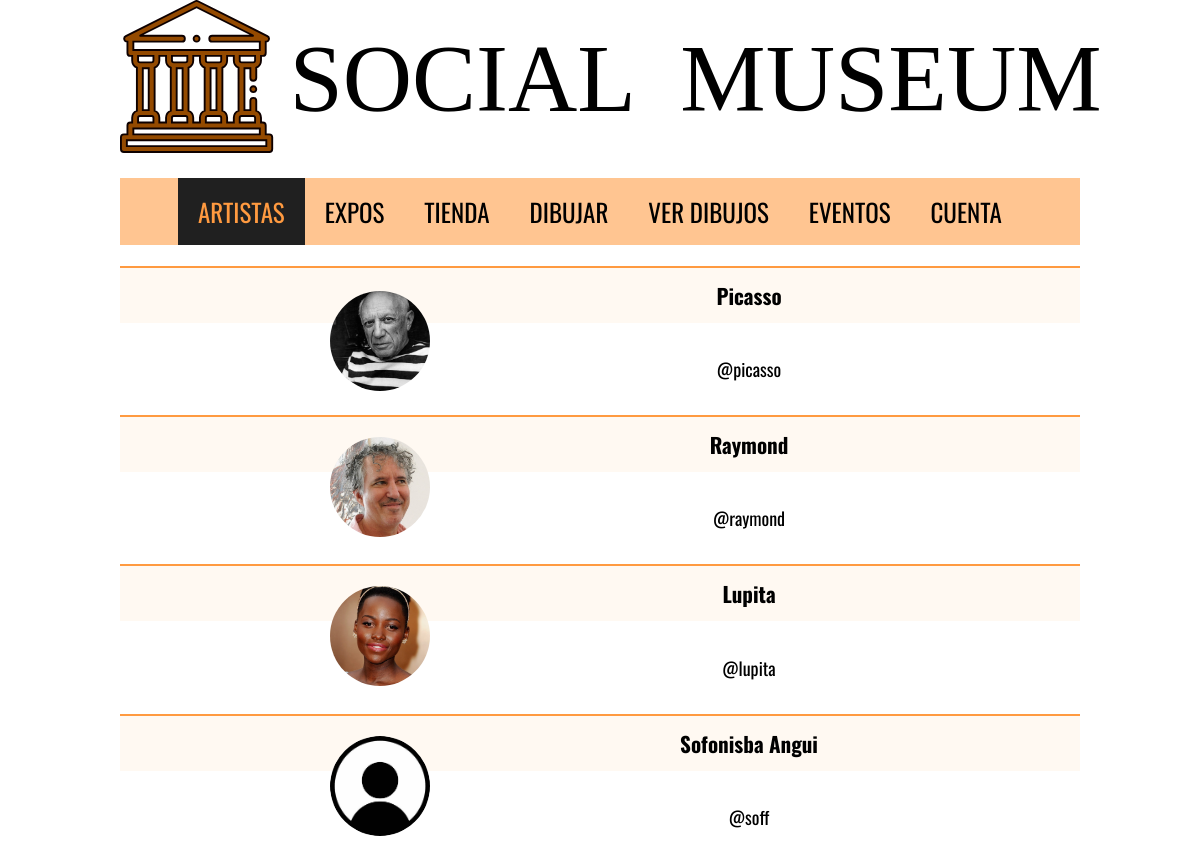
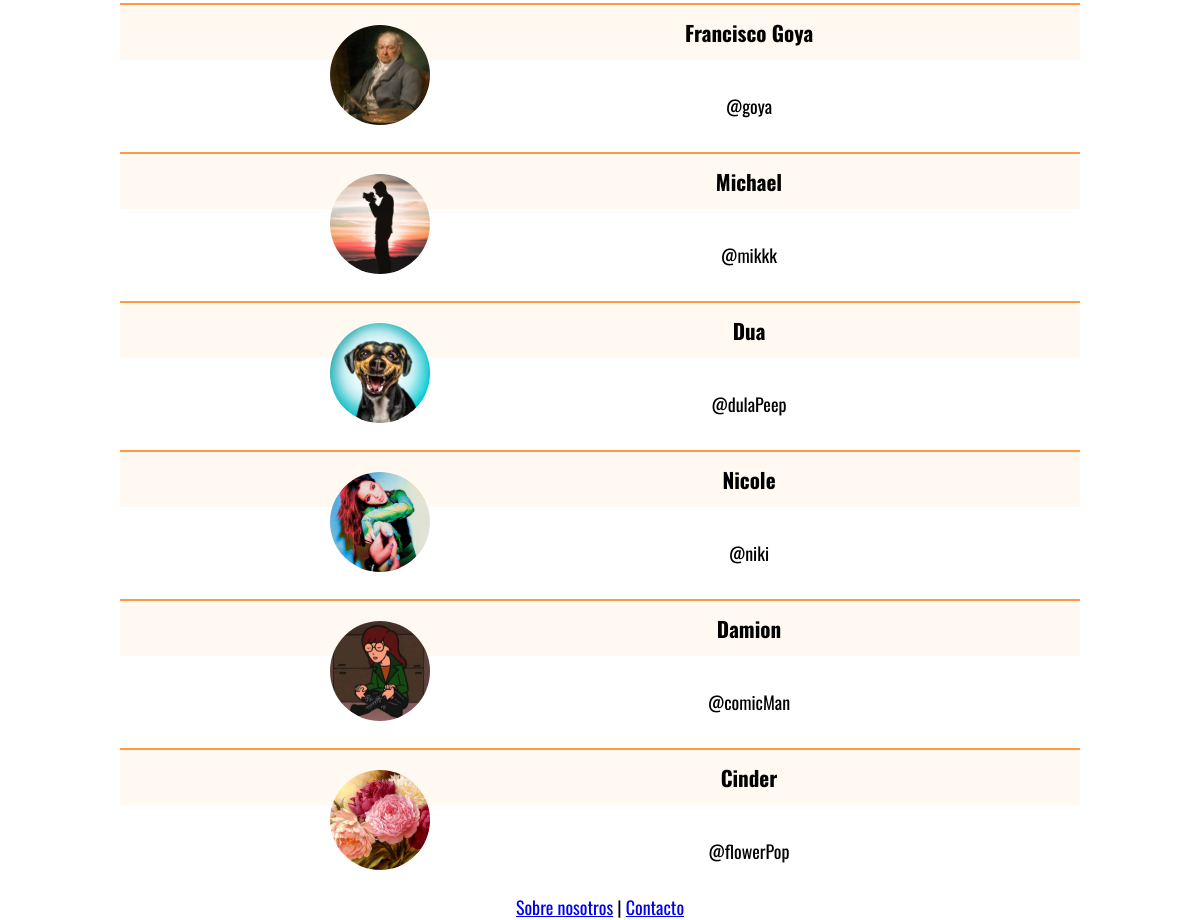
The app's page /artistas.php (signed in) with its own data (2 pictures, top to bottom).
### tables this page shows
CREATE TABLE `usuarios` (
  `id` int(11) NOT NULL,
  `nick` varchar(40) NOT NULL,
  `nombre` varchar(15) NOT NULL,
  `password` varchar(255) NOT NULL,
  `rol` varchar(10) NOT NULL,
  `premium` tinyint(1) NOT NULL DEFAULT 0,
  `avatar` tinyint(1) NOT NULL DEFAULT 0
);

### includes/Usuario.php (called while the page is built, shortened)
<?php
class Usuario
{
	private $id;
    private $nombre;
	 private function __construct($nick, $nombre, $password, $rol, $premium)
    {
        $this->nombre = $nombre;
    }
	public function id(){return $this->id;}
	public function nombre(){return $this->nombre;}
	public static function buscaUsuario($nick)
    {
        $app = Aplicacion::getInstance();
        $conn = $app->conexionBd();
        $query = sprintf("SELECT * FROM Usuarios U WHERE U.nick = '%s'", $conn->real_escape_string($nick));
        $rs = $conn->query($query);
        $result = false;
        if ($rs) {
            if ( $rs->num_rows == 1) {
                $fila = $rs->fetch_assoc();
                $user = new Usuario($fila['nick'], $fila['nombre'], $fila['password'], $fila['rol'], $fila['premium']);
                $user->avatar = $fila['avatar'];
				$user->id = $fila['id'];
                $result = $user;
            }
        } else {
            echo "Error al consultar en la BD: (" . $conn->errno . ") " . utf8_encode($conn->error);
            exit();
        }
        return $result;
    }
	public static function todosArtistas(){
        $query = sprintf("SELECT nick FROM Usuarios WHERE rol = 'artist'");
        $artistas = self:: consulta($query);
		return $artistas;
	}
	private static function consulta($query){
		$app = Aplicacion::getInstance();
        $conn = $app->conexionBd();
        $rs = $conn->prepare($query);
        $rs->execute();
		return $rs->get_result();
	}
}

### includes/MostradorArtistas.php (the view, shortened to what this page needs)
<?php
class MostradorArtistas{
    public function muestra(){
		$artistas = Usuario::todosArtistas();
        $filas = $artistas->num_rows;
        $html = "";
        if($filas == 0){
            $html = <<<EOF
                <p> ¡No hay artistas! </p>
            EOF;
        }
        else{
            foreach($artistas as $artista){
                $nick = $artista['nick'] ?? null;
                $artista = self::muestraArtista($nick);
                $html .= <<<EOF
                <a href="perfilArtista.php?artist=$nick">$artista</a>
             EOF;
                }
            }
            return $html;
        }
	public function muestraArtista($nick){
		$artista = Usuario::buscaUsuario($nick);
		$path = "img/avatares/".$artista->id().".jpg";
        if(!file_exists($path)){
            $path = "img/avatares/no_avatar.jpg";
        }
        $nombre = $artista->nombre();
        $html = "";
        $html .= <<<EOF
            <img id="avatar" src=$path>
            <h3>$nombre</h3>
            <p>@$nick </p>
            EOF;
        return $html;
	}
}
?>

### css/estilo.css (style rules this page uses)
html { overflow-y:scroll; }
body { margin:0 auto; padding:0; font-size:18px; font-family: 'Oswald', sans-serif, "Times New Roman", Times, serif; color:#000000; width: 960px; }
#avatar { width: 100px; height: 100px; border-radius: 50%; object-fit: cover; }
.tarjetasArtistas a { color: #000000; text-decoration: none; }
.tarjetasArtistas a h3, .tarjetasArtistas a p { padding: 12px; }
.tarjetasArtistas a h3 { border-top: #ff9a40 2px solid; background-color:#fff9f2; }
.tarjetasArtistas img#avatar { margin-top: 25px; margin-left: 210px; float: left; }
.tarjetasArtistas a h3, .tarjetasArtistas a h3:hover { -webkit-transition: all .5s ease-in-out; }

### records on screen
usuarios: shows a picture, nombre "Picasso", nick "picasso"
usuarios: shows a picture, nombre "Raymond", nick "raymond"
usuarios: shows a picture, nombre "Lupita", nick "lupita"
usuarios: shows a picture, nombre "Sofonisba Angui", nick "soff"
usuarios: shows a picture, nombre "Francisco Goya", nick "goya"
usuarios: shows a picture, nombre "Michael", nick "mikkk"
usuarios: shows a picture, nombre "Dua", nick "dulaPeep"
usuarios: shows a picture, nombre "Nicole", nick "niki"
usuarios: shows a picture, nombre "Damion", nick "comicMan"
usuarios: shows a picture, nombre "Cinder", nick "flowerPop"
